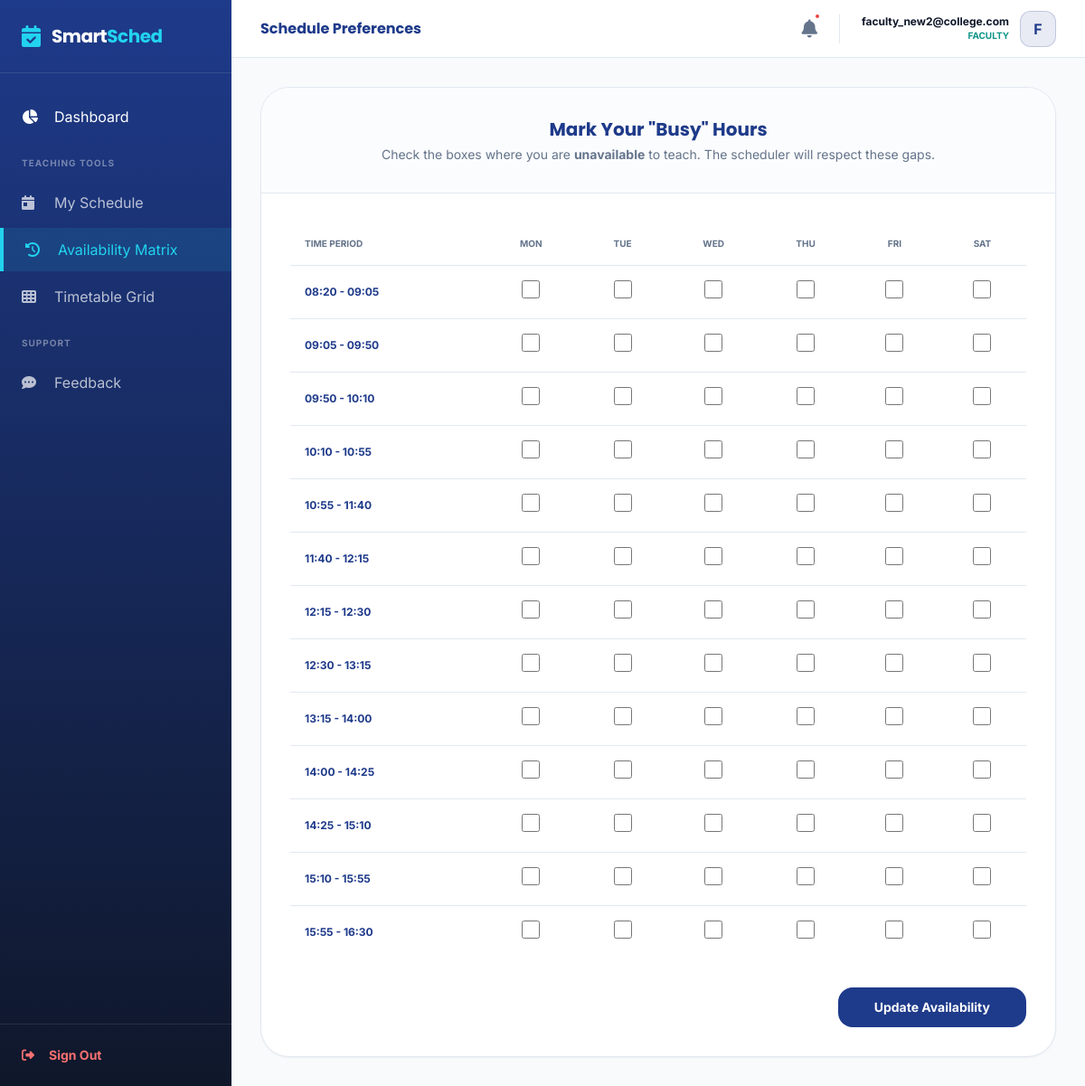
Screenshot of /faculty/availability/ (signed in) with the database file from the repository.
### accounts/models.py (models this page shows, shortened)
class User(AbstractUser):
    ADMIN = 'admin'
    FACULTY = 'faculty'
    ROLE_CHOICES = [
        (ADMIN, 'Admin/HOD'),
        (FACULTY, 'Faculty/User'),
    ]
    username = None
    email = models.EmailField(unique=True)
    role = models.CharField(max_length=10, choices=ROLE_CHOICES, default=FACULTY)
    profile_picture = models.ImageField(upload_to='profiles/', null=True, blank=True)
    is_verified = models.BooleanField(default=False)
    login_count = models.PositiveIntegerField(default=0)
    USERNAME_FIELD = 'email'
    REQUIRED_FIELDS = []
    objects = CustomUserManager()

### faculty/views.py (the view, shortened to what this page needs)
# urls.py: path('availability/', views.availability_matrix, name='faculty_availability'),
@login_required
def availability_matrix(request):
    faculty_profile = Faculty.objects.filter(user=request.user).first()
    if not faculty_profile:
        messages.error(request, "You must have an active Faculty profile to set availability.")
        return redirect('user_dashboard')
    days = ['monday', 'tuesday', 'wednesday', 'thursday', 'friday', 'saturday']
    timeslots = TimeSlot.objects.values('start_time', 'end_time').distinct().order_by('start_time')
    busy_slots = FacultyAvailability.objects.filter(faculty=faculty_profile).values_list('day', 'start_time')
    busy_list = [f"{b[0]}_{b[1].strftime('%H:%M')}" for b in busy_slots]
    return render(request, 'faculty/availability_matrix.html', {
        'days': days,
        'timeslots': timeslots,
        'busy_list': busy_list
    })

### templates/faculty/availability_matrix.html (shortened to what this page needs)
{% extends 'base_dashboard.html' %}
{% block header_title %}Schedule Preferences{% endblock %}
{% block content %}
<div class="max-w-5xl mx-auto fade-in-up">
    <div class="bg-white rounded-[32px] border border-borderSubtle shadow-sm overflow-hidden">
        <div class="p-8 border-b border-borderSubtle bg-bgSoft/50 text-center">
            <h3 class="font-display text-xl font-bold text-primary">Mark Your "Busy" Hours</h3>
            <p class="text-textGray text-sm mt-1">Check the boxes where you are <b>unavailable</b> to teach. The scheduler will respect these gaps.</p>
        </div>
        <form method="POST" class="p-8">
            <div class="overflow-x-auto">
                <table class="w-full border-collapse">
                    <thead>
                        <tr class="text-[10px] font-black uppercase text-textGray">
                            <th class="p-4 text-left">Time Period</th>
                            {% for day in days %}<th class="p-4 text-center">{{ day|slice:":3" }}</th>{% endfor %}
                        </tr>
                    </thead>
                    <tbody>
                        {% for slot in timeslots %}
                        <tr class="border-t border-borderSubtle hover:bg-bgSoft/30 transition-colors">
                            <td class="p-4 text-xs font-bold text-primary">
                                {{ slot.start_time|time:"H:i" }} - {{ slot.end_time|time:"H:i" }}
                            </td>
                            {% for day in days %}
                            <td class="p-4 text-center">
                                {% with key=day|add:"_"|add:slot.start_time|time:"H:i" %}
                                <label class="relative inline-flex items-center cursor-pointer">
                                    <input type="checkbox" name="busy_{{ key }}" value="1"
                                           class="w-5 h-5 rounded border-borderSubtle text-primary focus:ring-highlight/30"
                                           {% if key in busy_list %}checked{% endif %}>
                                </label>
                                {% endwith %}
                            </td>
                            {% endfor %}
                        </tr>
                        {% endfor %}
                    </tbody>
                </table>
            </div>
            <div class="mt-8 flex justify-end">
                <button type="submit" class="btn-glow bg-primary text-white px-10 py-3 rounded-2xl font-bold text-sm transition-all hover:scale-105">
                    Update Availability
                </button>
            </div>
        </form>
    </div>
</div>
{% endblock %}

### templates/base_dashboard.html (shortened to what this page needs)
{% load static %}
<!DOCTYPE html>
<html lang="en">
<head>
    <script src="https://cdn.tailwindcss.com"></script>
    <link rel="stylesheet" href="https://cdnjs.cloudflare.com/ajax/libs/font-awesome/6.4.0/css/all.min.css">
</head>
<body class="bg-bgSoft font-sans text-textDark">
    <aside class="fixed inset-y-0 left-0 w-64 sidebar-gradient text-white hidden md:flex flex-col z-50">
        <div class="p-6 border-b border-white/10">
            <a href="/" class="flex items-center gap-3">
                <i class="fa-solid fa-calendar-check text-highlight text-2xl"></i>
                <span class="font-display text-xl font-bold tracking-tight">Smart<span
                        class="text-highlight">Sched</span></span>
            </a>
        </div>
        <nav class="flex-grow py-6 space-y-1">
            <a href="{% if user.role == 'admin' %}{% url 'admin_dashboard' %}{% else %}{% url 'user_dashboard' %}{% endif %}"
                class="flex items-center gap-4 px-6 py-3 hover:bg-white/5 transition-all {% if 'dashboard' in request.path %}nav-active{% endif %}">
                <i class="fa-solid fa-chart-pie w-5"></i> Dashboard
            </a>
            {% if user.role == 'admin' %}
            <div class="px-6 pt-4 pb-2 text-[10px] font-bold text-white/40 uppercase tracking-widest">Academic Core
            </div>
            <div class="px-6 pt-4 pb-2 text-[10px] font-bold text-white/40 uppercase tracking-widest">Academic Core
            </div>
            <a href="{% url 'department_list' %}"
                class="flex items-center gap-4 px-6 py-3 hover:bg-white/5 transition-all text-white/70 {% if 'department' in request.path %}nav-active{% endif %}">
                <i class="fa-solid fa-sitemap w-5"></i> Departments
            </a>
            <a href="{% url 'semester_add' %}"
                class="flex items-center gap-4 px-6 py-3 hover:bg-white/5 transition-all text-white/70 {% if 'semester' in request.path %}nav-active{% endif %}">
                <i class="fa-solid fa-layer-group w-5"></i> Semesters
            </a>
            <a href="{% url 'section_add' %}"
                class="flex items-center gap-4 px-6 py-3 hover:bg-white/5 transition-all text-white/70 {% if 'section' in request.path %}nav-active{% endif %}">
                <i class="fa-solid fa-users-rectangle w-5"></i> Sections
            </a>
            <a href="{% url 'classroom_list' %}"
                class="flex items-center gap-4 px-6 py-3 hover:bg-white/5 transition-all text-white/70 {% if 'classroom' in request.path %}nav-active{% endif %}">
                <i class="fa-solid fa-door-open w-5"></i> Classrooms
            </a>
            <a href="{% url 'subject_list' %}"
                class="flex items-center gap-4 px-6 py-3 hover:bg-white/5 transition-all text-white/70 {% if 'subject' in request.path %}nav-active{% endif %}">
                <i class="fa-solid fa-book w-5"></i> Subjects
            </a>
            <div class="px-6 pt-4 pb-2 text-[10px] font-bold text-white/40 uppercase tracking-widest">Planning</div>
            <a href="{% url 'faculty_list' %}"
                class="flex items-center gap-4 px-6 py-3 hover:bg-white/5 transition-all text-white/70 {% if 'faculty' in request.path %}nav-active{% endif %}">
                <i class="fa-solid fa-user-tie w-5"></i> Faculty
            </a>
            <a href="{% url 'generate_timetable' %}"
                class="flex items-center gap-4 px-6 py-3 hover:bg-white/5 transition-all text-white/70 {% if 'generate' in request.path %}nav-active{% endif %}">
                <i class="fa-solid fa-wand-magic-sparkles w-5"></i> Scheduler
            </a>
            {% else %}
            <div class="px-6 pt-4 pb-2 text-[10px] font-bold text-white/40 uppercase tracking-widest">Teaching Tools
            </div>
            <a href="{% url 'user_dashboard' %}"
                class="flex items-center gap-4 px-6 py-3 hover:bg-white/5 transition-all text-white/70 {% if 'user_dashboard' in request.resolver_match.url_name %}nav-active{% endif %}">
                <i class="fa-solid fa-calendar-day w-5"></i> My Schedule
            </a>
            <a href="{% url 'faculty_availability' %}"
                class="flex items-center gap-4 px-6 py-3 hover:bg-white/5 transition-all text-white/70 {% if 'availability' in request.path %}nav-active{% endif %}">
                <i class="fa-solid fa-clock-rotate-left w-5"></i> Availability Matrix
            </a>
            {% endif %}
            <a href="{% url 'timetable_view' %}"
                class="flex items-center gap-4 px-6 py-3 hover:bg-white/5 transition-all text-white/70 {% if 'view' in request.path and 'timetable' in request.path %}nav-active{% endif %}">
                <i class="fa-solid fa-table-cells w-5"></i> Timetable Grid
            </a>
            <div class="px-6 pt-4 pb-2 text-[10px] font-bold text-white/40 uppercase tracking-widest">Support</div>
            <a href="{% if user.role == 'admin' %}{% url 'admin_feedback_list' %}{% else %}{% url 'feedback_create' %}{% endif %}"
                class="flex items-center gap-4 px-6 py-3 hover:bg-white/5 transition-all text-white/70 {% if 'feedback' in request.path %}nav-active{% endif %}">
                <i class="fa-solid fa-comment-dots w-5"></i> Feedback
            </a>
        </nav>
        <div class="p-6 border-t border-white/10">
            <a href="{% url 'logout' %}"
                class="flex items-center gap-4 text-red-400 hover:text-red-300 text-sm font-bold transition-colors">
                <i class="fa-solid fa-right-from-bracket"></i> Sign Out
            </a>
        </div>
    </aside>
    <div class="md:ml-64 flex flex-col min-h-screen">
        <header
            class="h-16 bg-white border-b border-borderSubtle flex items-center justify-between px-8 sticky top-0 z-40">
            <h1 class="font-display font-bold text-primary">{% block header_title %}System Overview{% endblock %}</h1>
            <div class="flex items-center gap-6">
                <a href="{% url 'notification_list' %}"
                    class="relative text-textGray hover:text-primary transition-colors">
                    <i class="fa-solid fa-bell text-xl"></i>
                    {% if user.notifications.all %}
                    {% if not user.notifications.first.is_read %}
                    <span class="absolute -top-1 -right-1 w-2 h-2 bg-red-500 rounded-full border-2 border-white"></span>
                    {% endif %}
                    {% endif %}
                </a>
                <div class="flex items-center gap-3">
                    <div class="text-right hidden sm:block">
                        <p class="text-xs font-bold text-textDark">{{ user.email }}</p>
                        <p class="text-[10px] font-bold text-secondary uppercase">{{ user.role }}</p>
                    </div>
                    <div
                        class="w-10 h-10 bg-primary/10 rounded-xl flex items-center justify-center text-primary font-bold border border-primary/20">
                        {{ user.email|slice:":1"|upper }}
                    </div>
                </div>
            </div>
        </header>
        <main class="p-8">
            {% block content %}{% endblock %}
        </main>
    </div>
</body>
</html>

### templates/base_dashboard.html (style rules this page uses)
.sidebar-gradient { background: linear-gradient(180deg, #1E3A8A 0%, #0F172A 100%); }
.nav-active { background: rgba(34, 211, 238, 0.1); border-left: 4px solid #22D3EE; color: #22D3EE !important; }
.fade-in-up { animation: fadeInUp 0.5s ease-out forwards; }

### rows the page displays
User: email "faculty_new2@college.com", role "FACULTY", email "F"

### other values shown
{{ day|slice:":3" }} "MON" "TUE" "WED" "THU" "FRI" "SAT"
{{ slot.start_time|time:"H:i" }} "08:20" "09:05" "09:50" "10:10" "10:55" "11:40" "12:15" "12:30" "13:15" "14:00" "14:25" "15:10" "15:55"
{{ slot.end_time|time:"H:i" }} "09:05" "09:50" "10:10" "10:55" "11:40" "12:15" "12:30" "13:15" "14:00" "14:25" "15:10" "15:55" "16:30"
